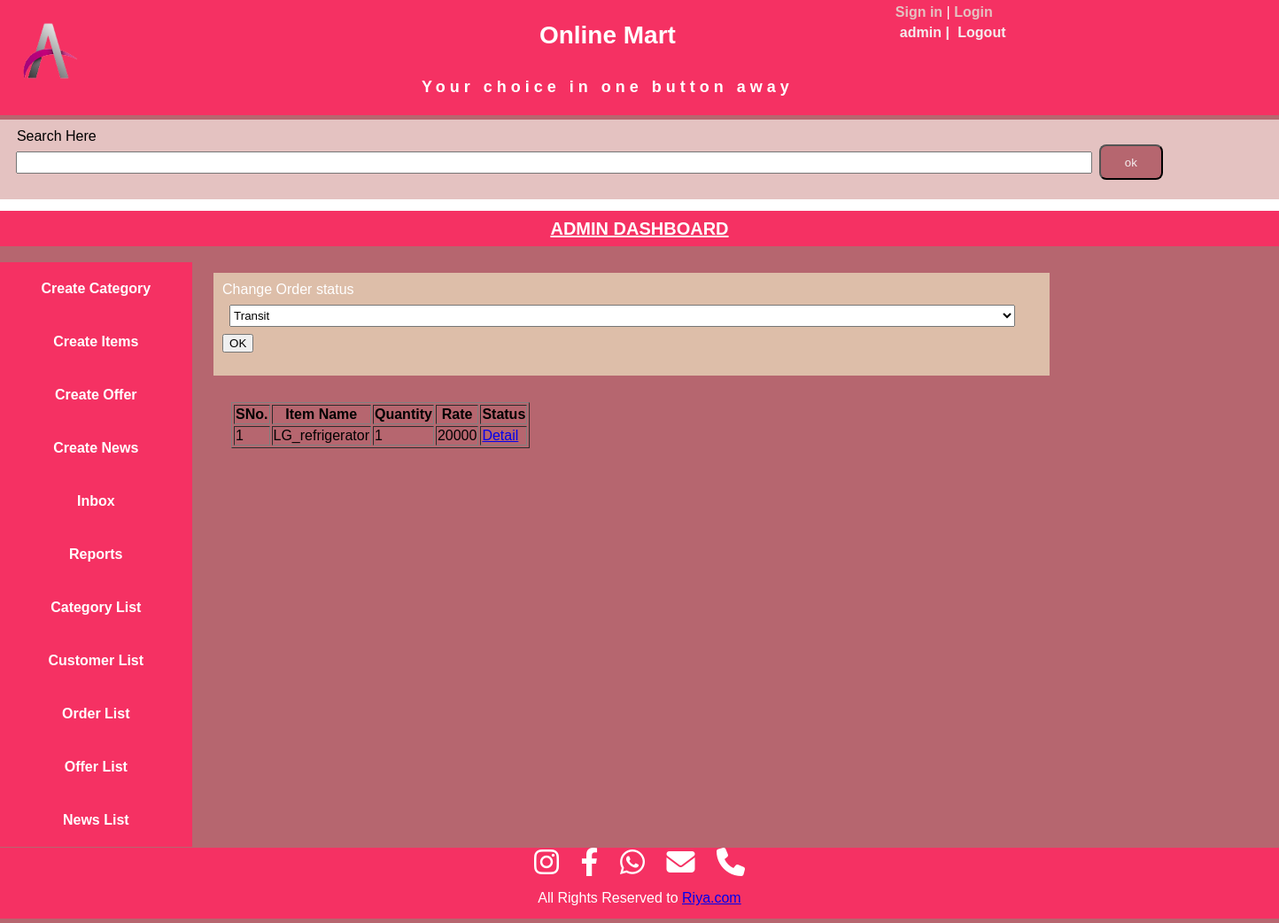
/displayOrderDetailForAdmin.php?id=14 (signed in), run on the app's committed database.
### tables this page shows
CREATE TABLE IF NOT EXISTS `order_detail` (
  `order_detail_id` int(11) NOT NULL AUTO_INCREMENT,
  `item_id` int(11) NOT NULL,
  `item_quantity` int(11) NOT NULL,
  `item_rate` float NOT NULL,
  `order_ref_id` int(11) NOT NULL,
  PRIMARY KEY (`order_detail_id`)
);

CREATE TABLE IF NOT EXISTS `item_info` (
  `item_id` int(11) NOT NULL AUTO_INCREMENT,
  `item_name` varchar(30) NOT NULL,
  `item_desc` text NOT NULL,
  `item_path` text NOT NULL,
  `parent_cat` int(11) NOT NULL,
  `item_rate` float NOT NULL,
  `item_disc` float NOT NULL,
  `reg_date` date NOT NULL,
  PRIMARY KEY (`item_id`)
);

### displayOrderDetailForAdmin.php (the view, shortened to what this page needs)
<?php
  if(isset($_SESSION["uname"]) && $_SESSION["utype"]=="admin")
  {
  include('header.php');
?>
<div id="content">
   <div id="adminHeader">
        <h1> <u> ADMIN DASHBOARD </u></h1>
   </div>
    <br>
    <div id="adminMain">
        <div id="LeftSide">
         <?php  include('leftMenu.php');  ?>
        </div>
        <div id="RightSide">
        <div id="orderst">
        <?php  $id=$_REQUEST["id"]; ?>
        <form method="get" action="orderstchange.php">
           Change Order status
           <select name="statusbar">
            <option> Transit </option>
           </select>
           <input type="submit" value="OK">
         </form>
        </div>
           <?php
           include("databseconnect.php");
           $rsOrder = mysqli_query($con,"select * from order_detail,item_info where order_detail.item_id = item_info.item_id and order_ref_id='$id'");
           echo("<div id ='myList'>");
            echo("<table border ='1'>");
             echo("<tr>");
             echo("<th> SNo. </th>");
             echo("<th> Item Name </th>");
             echo("<th> Quantity </th>");
             echo("<th> Rate </th>");
             echo("<th> Status </th>");
             echo("</tr>");
             $cnt =0;
             while($row=mysqli_fetch_array($rsOrder))
             {
               $cnt++;
               $id = $row["order_detail_id"];
               echo("<tr>");
               echo("<td>");
               echo($cnt);
               echo("</td>");
               echo("<td>");
               echo($row["item_name"]);
               echo("</td>");
               echo("<td>");
               echo($row["item_quantity"]);
               echo("</td>");
               echo("<td>");
               echo($row["item_rate"]);
               echo("</td>");
               echo("<td>");
               echo("<a href='displayOrderDetailForAdmin.php?id=$id'> Detail </a>");
               echo("</td>");
               echo("</tr>");
             }
             echo("</table>");
             echo("</div>");
           ?>
        </div>
    </div>
</div>
<?php
  include('footer.php');
  }
  else
  {
    header("location:loginForm.php");
  }
?>

### CSS/style.css (style rules this page uses)
body { padding: 0px; margin: 0px; font-family: Verdana, Geneva, Tahoma, sans-serif; }
#content { min-height: 600px; width: 100%; border-bottom: 1px solid #b6666f; margin: 0px auto; background-color: #b6666f; }
form input[type="text"] ,input[type="number"] ,input[type="email"], input[type="password"] ,textarea , select { display: block; width: 96%; height: 25px; margin: 8px; }
#adminHeader { background-color: #f53163; width: 100%; height: 40px; padding: 0px; margin-top: 0px; }
#adminHeader h1 { color: white; font-size: 20px; text-align: center; line-height: 40px; }
#adminMain { min-height: 600px; width: 100%; background-color: #b6666f; }
#LeftSide { width: 15%; display: inline-block; vertical-align: top; background-color: #ddbea9; }
#RightSide { width: 80%; display: inline-block; background-color: #b6666f; margin: 2px 10px; }
#myList { margin: 20px ; padding: 10px; width: 1200px; height: 400px; overflow: scroll; color: white; }

### displayOrderDetailForAdmin.php (style rules this page uses)
#orderst { width:80%; margin:10px; padding :10px; color:white; background-color: #ddbea9; }
#myList { color:white; }

### data on the page
order_detail: item.item_name "LG_refrigerator", item_quantity "1", item.item_rate "20000"

### other printed values
$_SESSION["uname"] "admin"
